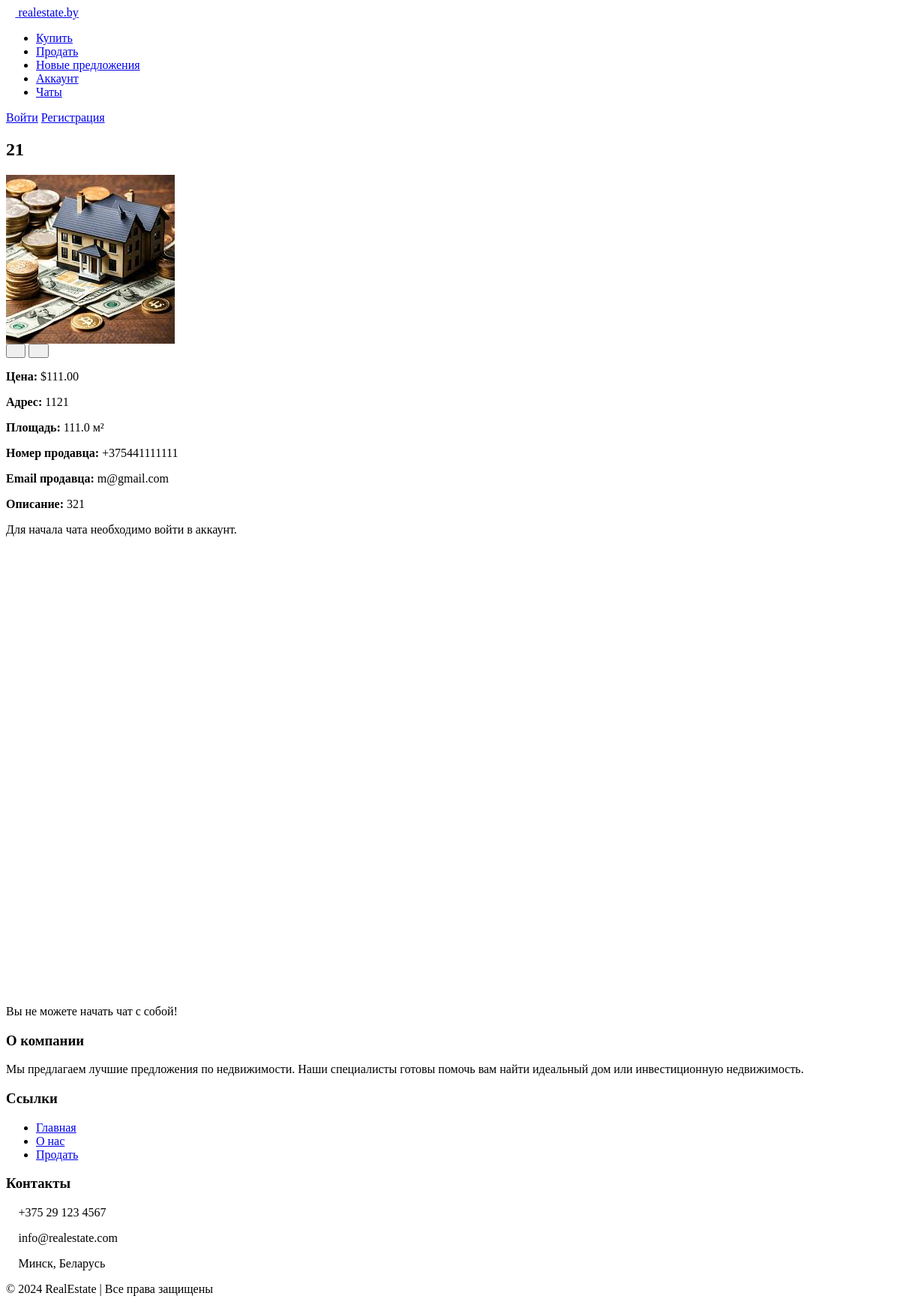
Screenshot of /properties/detail/19/ with the database file from the repository.
### properties/models.py (models this page shows, shortened)
class Property(models.Model):
    title = models.CharField(max_length=255)
    description = models.TextField(null=True)
    price = models.DecimalField(max_digits=10, decimal_places=2, null=True)
    location = models.CharField(max_length=100, null=True)
    size = models.FloatField(null=True)
    owner = models.ForeignKey('polls.CustomUser', on_delete=models.CASCADE, null=True, blank=True)
    pcreated_at = models.DateTimeField(auto_now_add=True, null=True, blank=True)
    approved = models.BooleanField(default=False)
    tags = models.ManyToManyField(Tag, blank=True)

class PropertyImage(models.Model):
    property = models.ForeignKey(Property, related_name='images', on_delete=models.CASCADE)
    image = models.ImageField(upload_to='property_images/')

### polls/models.py (models this page shows, shortened)
class CustomUser(AbstractBaseUser, PermissionsMixin):
    first_name = models.CharField(max_length=255)
    last_name = models.CharField(max_length=255)
    phone_number = models.CharField(
        max_length=15,
        validators=[RegexValidator(regex=r'^\+375(?:29|33|44|25|17)\d{7}$', message='Enter a valid phone number.')]
    )
    email = models.EmailField(unique=True)
    avatar = models.ImageField(upload_to='avatars/', blank=True, null=True)
    user_id = models.CharField(max_length=50, unique=True, blank=True, null=True)
    rating = models.FloatField(blank=True, null=True)
    verified = models.BooleanField(default=False)
    services = models.TextField(blank=True, null=True)
    last_login = models.DateTimeField(null=True, blank=True)
    favorites = models.ManyToManyField('properties.Property', related_name='favorited_by', blank=True)
    is_active = models.BooleanField(default=True)
    is_staff = models.BooleanField(default=False)
    objects = CustomUserManager()
    USERNAME_FIELD = 'email'
    REQUIRED_FIELDS = ['first_name', 'last_name', 'phone_number']

### properties/views.py (the view, shortened to what this page needs)
# urls.py: path('detail/<int:id>/', property_detail, name='property_detail'),
def property_detail(request, id):
    property = get_object_or_404(Property, id=id)
    if request.method == 'POST' and 'create_chat' not in request.POST:
        if property.owner == request.user:
            messages.warning(request, 'Вы не можете начать чат с самим собой.')
            return redirect('property_detail', id=property.id)
    return render(request, 'properties/property_detail.html', {'property': property})

### properties/templates/properties/property_detail.html (shortened to what this page needs)
{% load static %}
{% load django_bootstrap5 %}
<html lang="ru">
<head>
    <link rel="stylesheet" href="{% static 'properties/fontawesome/css/all.min.css' %}">
    <link rel="stylesheet" href="{% static 'properties/scss/prop_detail.scss' %}">
</head>
<body>
{% include 'properties/elements/header.html' %}
    <div class="container">
        <h2 class="title">{{ property.title }}</h2>
        <div class="property-image-container">
            {% if property.images.all %}
                <div id="carouselImages" class="carousel">
                    <div class="carousel-inner">
                        {% for image in property.images.all %}
                            <div class="carousel-item {% if forloop.first %}active{% endif %}">
                                <img src="{{ image.image.url }}" alt="Property Image {{ forloop.counter }}" class="property-image">
                            </div>
                        {% endfor %}
                    </div>
                    <button id="carouselPrev" class="carousel-control carousel-control-prev">
                        <i class="fas fa-chevron-left"></i>
                    </button>
                    <button id="carouselNext" class="carousel-control carousel-control-next">
                        <i class="fas fa-chevron-right"></i>
                    </button>
                </div>
            {% else %}
                <img src="{% static 'properties/images/default.jpg' %}" alt="No Image Available" class="property-image">
            {% endif %}
        </div>
        <p><strong>Цена:</strong> ${{ property.price }}</p>
        <p><strong>Адрес:</strong> {{ property.location }}</p>
        <p><strong>Площадь:</strong> {{ property.size }} м²</p>
        <p><strong>Номер продавца:</strong> {{ property.owner.phone_number }}</p>
        <p><strong>Email продавца:</strong> {{ property.owner.email }}</p>
        <p><strong class="description">Описание:</strong> {{ property.description }}</p>
        {% if user.is_authenticated %}
        <form method="POST" id="chat-form">
            {% csrf_token %}
            <button type="submit" name="create_chat" class="btn btn-primary mt-3 start-chat">
                Написать продавцу
            </button>
        </form>
        {% else %}
        <p>Для начала чата необходимо войти в аккаунт.</p>
        {% endif %}
        <div id="map" style="height: 600px; width: 100%; position: relative; border-radius: 20px; margin-top: 2%; "></div>
    </div>
    <div id="warning-message" class="warning-message">
        Вы не можете начать чат с собой!
    </div>
<div class="footer">
    {% include 'properties/elements/footer.html' %}
</div>
</body>
</html>

### properties/templates/properties/elements/header.html (shortened to what this page needs)
{%load static%}
{% load django_bootstrap5 %}
<!DOCTYPE html>
<html lang="en">
<head>
    <link rel="stylesheet" href="{% static 'properties/fontawesome/css/all.min.css' %}">
    <link rel="stylesheet" href="{% static 'properties/scss/header.scss' %}">
</head>
<body>
    <header class="header">
        <div class="logo">
            <a href="{% url 'home_page' %}">
                <i class="fas fa-home"></i>
                <span>realestate.by</span>
            </a>
        </div>
        <nav class="nav">
            <ul>
                <li><a href="{% url 'home_page' %}">Купить</a></li>
                {% if user.is_authenticated %}
                    <li><a href="{% url 'add_property' %}">Продать</a></li>
                    <li><a href="{% url 'home_page'%}">Новые предложения</a></li>
                    <li><a href="{% url 'profile' %}">Аккаунт</a></li>
                    <li><a href="{% url 'chat_list' %}">Чаты</a></li>
                {% else %}
                    <li>
                        <a href="{% url 'login' %}?next={% url 'add_property' %}&unauth_add_property=true">
                            Продать
                        </a>
                    </li>
                    <li><a href="{% url 'home_page'%}">Новые предложения</a></li>
                    <li>
                        <a href="{% url 'login' %}?next={% url 'profile' %}&unauth_account=true">
                            Аккаунт
                        </a>
                    </li>
                    <li>
                        <a href="{% url 'login' %}?next={% url 'chat_list' %}&unauth_chat=true">
                            Чаты
                        </a>
                    </li>
                {% endif %}
            </ul>
        </nav>
        <div class="auth-buttons">
            {% if user.is_authenticated %}
                <a href="{% url 'logout' %}" class="log-out">Выйти</a>
                <a href="{% url 'profile' %}" class="join">{{ user.first_name|truncatechars:10 }}</a>
            {% else %}
                <a href="{% url 'login' %}" class="sign-in">Войти</a>
                <a href="{% url 'register' %}" class="join">Регистрация</a>
            {% endif %}
        </div>
    </header>
</body>
</html>

### properties/templates/properties/elements/footer.html (shortened to what this page needs)
{%load static%}
{% load django_bootstrap5 %}
<!DOCTYPE html>
<html lang="en">
<head>
    <link rel="stylesheet" href="{% static 'properties/fontawesome/css/all.min.css' %}">
    <link rel="stylesheet" href="{% static 'properties/scss/footer.scss' %}">
</head>
<body>
<footer class="footer">
    <div class="footer-container">
        <div class="footer-section about">
            <h3>О компании</h3>
            <p>Мы предлагаем лучшие предложения по недвижимости. Наши специалисты готовы помочь вам найти идеальный дом или инвестиционную недвижимость.</p>
        </div>
        <div class="footer-section links">
            <h3>Ссылки</h3>
            <ul>
                <li><a href="{% url 'home_page' %}">Главная</a></li>
                <li><a href="{% url 'about_us' %}">О нас</a></li>
                <li><a href="{% url 'add_property' %}">Продать</a></li>
            </ul>
        </div>
        <div class="footer-section contact">
            <h3>Контакты</h3>
            <p><i class="fas fa-phone"></i> +375 29 123 4567</p>
            <p><i class="fas fa-envelope"></i> info@realestate.com</p>
            <p><i class="fas fa-map-marker-alt"></i> Минск, Беларусь</p>
        </div>
    </div>
    <div class="footer-bottom">
        <p>&copy; 2024 RealEstate | Все права защищены</p>
    </div>
</footer>
</body>

### rows the page displays
Property: title "21", price "111.00", location "1121", size "111.0", owner.phone_number "+375441111111", owner.email "m@gmail.com", description "321"
PropertyImage: image (picture)
